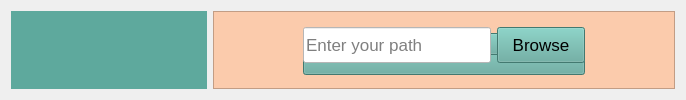
          <widget class="QWidget" name="home_page_2">
           <layout class="QGridLayout" name="gridLayout_8">
            <item row="0" column="0">
             <widget class="QFrame" name="frame_5">
              <property name="sizePolicy">
               <sizepolicy hsizetype="Preferred" vsizetype="Ignored">
                <horstretch>0</horstretch>
                <verstretch>0</verstretch>
               </sizepolicy>
              </property>
              <property name="minimumSize">
               <size>
                <width>0</width>
                <height>29</height>
               </size>
              </property>
              <property name="maximumSize">
               <size>
                <width>16777215</width>
                <height>16777215</height>
               </size>
              </property>
              <property name="font">
               <font>
                <pointsize>13</pointsize>
                <weight>50</weight>
                <bold>false</bold>
               </font>
              </property>
              <property name="styleSheet">
               <string notr="true">background-color: #5EA99D;
border: 0px solid #19232D;
spacing: 0px;
padding: 2px;

</string>
              </property>
              <property name="frameShape">
               <enum>QFrame::NoFrame</enum>
              </property>
              <property name="frameShadow">
               <enum>QFrame::Sunken</enum>
              </property>
              <property name="lineWidth">
               <number>4</number>
              </property>
              <property name="midLineWidth">
               <number>21</number>
              </property>
              <layout class="QGridLayout" name="gridLayout_9">
               <item row="2" column="0">
                <spacer name="horizontalSpacer_7">
                 <property name="orientation">
                  <enum>Qt::Horizontal</enum>
                 </property>
                 <property name="sizeType">
                  <enum>QSizePolicy::Fixed</enum>
                 </property>
                 <property name="sizeHint" stdset="0">
                  <size>
                   <width>45</width>
                   <height>20</height>
                  </size>
                 </property>
                </spacer>
               </item>
               <item row="2" column="3">
                <spacer name="horizontalSpacer_8">
                 <property name="orientation">
                  <enum>Qt::Horizontal</enum>
                 </property>
                 <property name="sizeType">
                  <enum>QSizePolicy::Fixed</enum>
                 </property>
                 <property name="sizeHint" stdset="0">
                  <size>
                   <width>45</width>
                   <height>20</height>
                  </size>
                 </property>
                </spacer>
               </item>
               <item row="1" column="2">
                <widget class="QPushButton" name="video_btn_3">
                 <property name="minimumSize">
                  <size>
                   <width>84</width>
                   <height>29</height>
                  </size>
                 </property>
                 <property name="font">
                  <font>
                   <pointsize>13</pointsize>
                   <weight>50</weight>
                   <bold>false</bold>
                  </font>
                 </property>
                 <property name="styleSheet">
                  <string notr="true"/>
                 </property>
                 <property name="text">
                  <string/>
                 </property>
                 <property name="icon">
                  <iconset resource="icons.qrc">
                   <normaloff>:/video.svg</normaloff>:/video.svg</iconset>
                 </property>
                 <property name="iconSize">
                  <size>
                   <width>80</width>
                   <height>70</height>
                  </size>
                 </property>
                 <property name="flat">
                  <bool>true</bool>
                 </property>
                </widget>
               </item>
               <item row="2" column="2">
                <widget class="QPushButton" name="history_btn_3">
                 <property name="minimumSize">
                  <size>
                   <width>84</width>
                   <height>34</height>
                  </size>
                 </property>
                 <property name="font">
                  <font>
                   <pointsize>13</pointsize>
                   <weight>50</weight>
                   <bold>false</bold>
                  </font>
                 </property>
                 <property name="styleSheet">
                  <string notr="true"/>
                 </property>
                 <property name="text">
                  <string/>
                 </property>
                 <property name="icon">
                  <iconset resource="icons.qrc">
                   <normaloff>:/history.png</normaloff>:/history.png</iconset>
                 </property>
                 <property name="iconSize">
                  <size>
                   <width>80</width>
                   <height>70</height>
                  </size>
                 </property>
                 <property name="flat">
                  <bool>true</bool>
                 </property>
                </widget>
               </item>
               <item row="0" column="2">
                <widget class="QPushButton" name="home_btn_3">
                 <property name="minimumSize">
                  <size>
                   <width>84</width>
                   <height>29</height>
                  </size>
                 </property>
                 <property name="font">
                  <font>
                   <pointsize>13</pointsize>
                   <weight>50</weight>
                   <bold>false</bold>
                  </font>
                 </property>
                 <property name="styleSheet">
                  <string notr="true"/>
                 </property>
                 <property name="text">
                  <string/>
                 </property>
                 <property name="icon">
                  <iconset resource="icons.qrc">
                   <normaloff>:/home.png</normaloff>:/home.png</iconset>
                 </property>
                 <property name="iconSize">
                  <size>
                   <width>90</width>
                   <height>90</height>
                  </size>
                 </property>
                 <property name="flat">
                  <bool>true</bool>
                 </property>
                </widget>
               </item>
              </layout>
             </widget>
            </item>
            <item row="0" column="1">
             <widget class="QFrame" name="frame_6">
              <property name="sizePolicy">
               <sizepolicy hsizetype="Preferred" vsizetype="Ignored">
                <horstretch>0</horstretch>
                <verstretch>0</verstretch>
               </sizepolicy>
              </property>
              <property name="minimumSize">
               <size>
                <width>157</width>
                <height>29</height>
               </size>
              </property>
              <property name="maximumSize">
               <size>
                <width>16777215</width>
                <height>16777215</height>
               </size>
              </property>
              <property name="font">
               <font>
                <pointsize>13</pointsize>
                <weight>50</weight>
                <bold>false</bold>
               </font>
              </property>
              <property name="layoutDirection">
               <enum>Qt::LeftToRight</enum>
              </property>
              <property name="styleSheet">
               <string notr="true">background-color:#FBCBAC;</string>
              </property>
              <property name="frameShape">
               <enum>QFrame::StyledPanel</enum>
              </property>
              <property name="frameShadow">
               <enum>QFrame::Raised</enum>
              </property>
              <property name="lineWidth">
               <number>8</number>
              </property>
              <layout class="QGridLayout" name="gridLayout_10">
               <property name="bottomMargin">
                <number>50</number>
               </property>
               <item row="3" column="3">
                <spacer name="horizontalSpacer_9">
                 <property name="orientation">
                  <enum>Qt::Horizontal</enum>
                 </property>
                 <property name="sizeType">
                  <enum>QSizePolicy::Fixed</enum>
                 </property>
                 <property name="sizeHint" stdset="0">
                  <size>
                   <width>80</width>
                   <height>20</height>
                  </size>
                 </property>
                </spacer>
               </item>
               <item row="5" column="1" colspan="2">
                <widget class="QPushButton" name="start_btn_2">
                 <property name="minimumSize">
                  <size>
                   <width>88</width>
                   <height>36</height>
                  </size>
                 </property>
                 <property name="font">
                  <font>
                   <pointsize>10</pointsize>
                   <weight>50</weight>
                   <bold>false</bold>
                  </font>
                 </property>
                 <property name="styleSheet">
                  <string notr="true">background-color:#5EA99D;
color:black;</string>
                 </property>
                 <property name="text">
                  <string>Start</string>
                 </property>
                </widget>
               </item>
               <item row="4" column="1" colspan="2">
                <widget class="QComboBox" name="comboBox_2">
                 <property name="minimumSize">
                  <size>
                   <width>157</width>
                   <height>22</height>
                  </size>
                 </property>
                 <property name="font">
                  <font>
                   <pointsize>13</pointsize>
                   <weight>50</weight>
                   <bold>false</bold>
                  </font>
                 </property>
                 <property name="styleSheet">
                  <string notr="true">color:black;
background-color:#5EA99D;
</string>
                 </property>
                 <item>
                  <property name="text">
                   <string>i3d-kinetics</string>
                  </property>
                 </item>
                 <item>
                  <property name="text">
                   <string>Joint Recognition</string>
                  </property>
                 </item>
                </widget>
               </item>
               <item row="3" column="0">
                <spacer name="horizontalSpacer_10">
                 <property name="orientation">
                  <enum>Qt::Horizontal</enum>
                 </property>
                 <property name="sizeType">
                  <enum>QSizePolicy::Fixed</enum>
                 </property>
                 <property name="sizeHint" stdset="0">
                  <size>
                   <width>80</width>
                   <height>20</height>
                  </size>
                 </property>
                </spacer>
               </item>
               <item row="3" column="2">
                <widget class="QPushButton" name="browse_btn_2">
                 <property name="minimumSize">
                  <size>
                   <width>88</width>
                   <height>36</height>
                  </size>
                 </property>
                 <property name="font">
                  <font>
                   <pointsize>13</pointsize>
                   <weight>50</weight>
                   <bold>false</bold>
                  </font>
                 </property>
                 <property name="styleSheet">
                  <string notr="true">background-color:#5EA99D;
color:black;</string>
                 </property>
                 <property name="text">
                  <string>Browse</string>
                 </property>
                </widget>
               </item>
               <item row="0" column="1" colspan="2">
                <widget class="QPushButton" name="pushButton_2">
                 <property name="styleSheet">
                  <string notr="true">border:0;</string>
                 </property>
                 <property name="text">
                  <string/>
                 </property>
                 <property name="icon">
                  <iconset resource="icons.qrc">
                   <normaloff>:/video.svg</normaloff>:/video.svg</iconset>
                 </property>
                 <property name="iconSize">
                  <size>
                   <width>140</width>
                   <height>140</height>
                  </size>
                 </property>
                 <property name="flat">
                  <bool>true</bool>
                 </property>
                </widget>
               </item>
               <item row="3" column="1">
                <widget class="QLineEdit" name="lineEdit_2">
                 <property name="minimumSize">
                  <size>
                   <width>188</width>
                   <height>36</height>
                  </size>
                 </property>
                 <property name="font">
                  <font>
                   <pointsize>13</pointsize>
                   <weight>50</weight>
                   <bold>false</bold>
                  </font>
                 </property>
                 <property name="styleSheet">
                  <string notr="true">background-color:white;
color: black;
</string>
                 </property>
                 <property name="dragEnabled">
                  <bool>true</bool>
                 </property>
                 <property name="readOnly">
                  <bool>false</bool>
                 </property>
                 <property name="placeholderText">
                  <string notr="true" comment="yes" extracomment="yes">Enter your path</string>
                 </property>
                 <property name="clearButtonEnabled">
                  <bool>true</bool>
                 </property>
                </widget>
               </item>
              </layout>
             </widget>
            </item>
           </layout>
          </widget>
